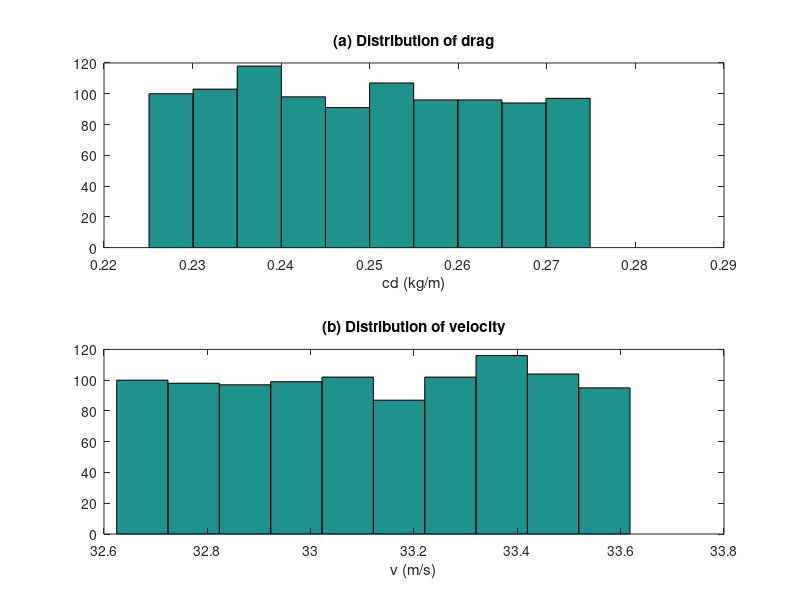

Here is the MATLAB script that generated this plot:
#201602057 Junkyu-Lim

clc,format short g
n=1000;t=4;m=68.1;g=9.81;
cd=0.25;cdmin=cd-0.025,cdmax=cd+0.025
r=rand(n,1);

cdrand=cdmin+(cdmax-cdmin)*r;
meancd=mean(cdrand),stdcd=std(cdrand)
Deltacd=(max(cdrand)-min(cdrand))/meancd/2*100.
subplot(2,1,1)
hist(cdrand),title('(a) Distribution of drag')
xlabel('cd (kg/m)')

vrand=sqrt(g*m./cdrand).*tanh(sqrt(g*cdrand/m)*t);
meanv=mean(vrand)
Deltav=(max(vrand)-min(vrand))/meanv/2*100.
subplot(2,1,2)
hist(vrand),title('(b) Distribution of velocity')
xlabel('v (m/s)')